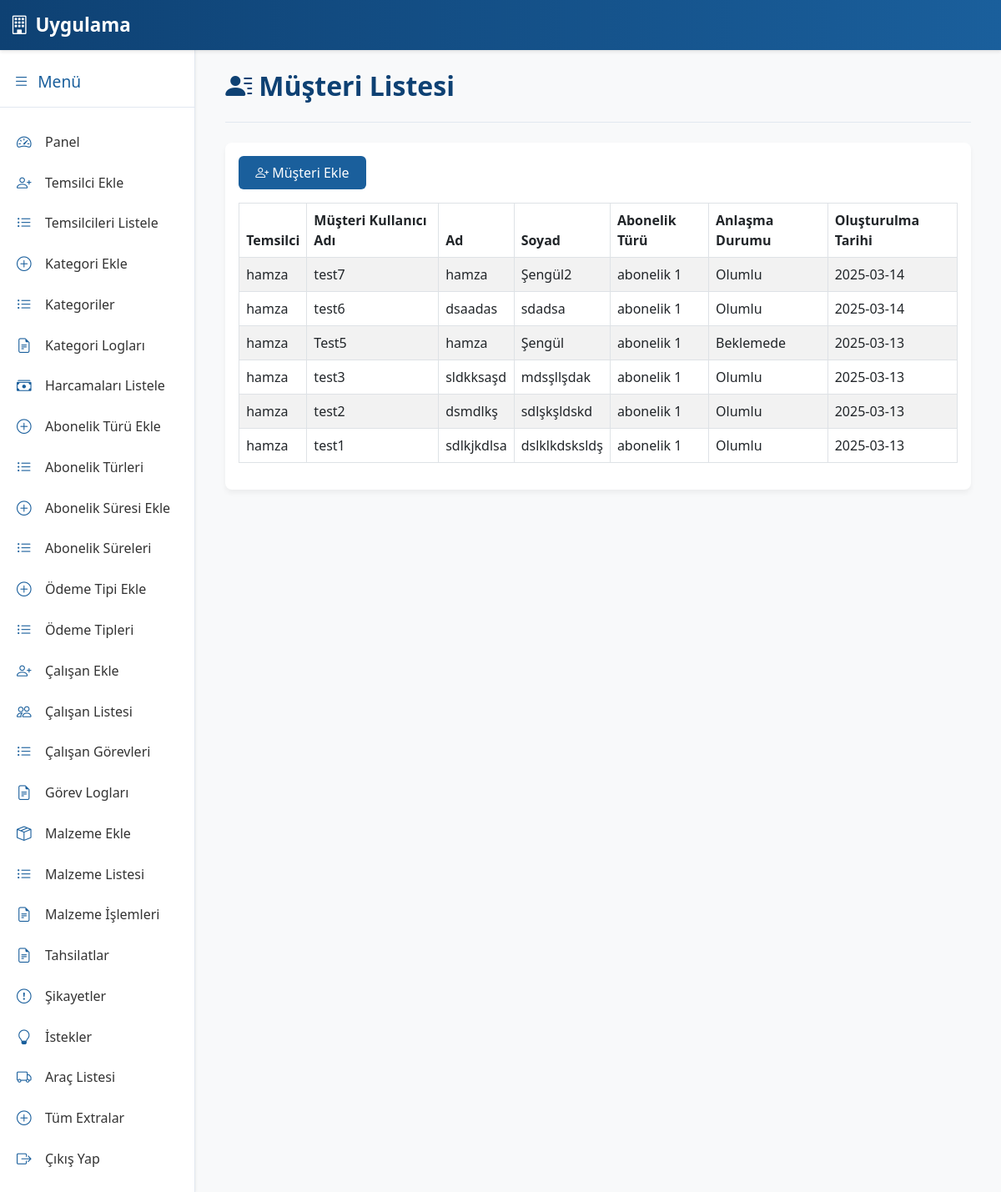
The page /list-customers-admin/ (signed in) on the database its author committed.
### core/models.py (models this page shows, shortened)
class Customer(models.Model):
    AGREEMENT_STATUS_CHOICES = (
    ('beklemede', 'Beklemede'),
    ('olumlu', 'Olumlu'),
    ('olumsuz', 'Olumsuz'),
)
    rep = models.ForeignKey(settings.AUTH_USER_MODEL, on_delete=models.CASCADE,
                            verbose_name="Temsilci")  # Kaydı oluşturan temsilci
    username = models.CharField(max_length=150, unique=True)
    first_name = models.CharField(max_length=150)
    last_name = models.CharField(max_length=150)
    identification = models.CharField(max_length=100, blank=True, null=True, verbose_name="TC/Vergi No")
    tax_office = models.CharField(max_length=150, blank=True, null=True, verbose_name="Vergi Dairesi")
    address = models.TextField()
    subscription_type = models.ForeignKey(SubscriptionType, on_delete=models.SET_NULL, null=True)
    subscription_duration = models.ForeignKey(SubscriptionDuration, on_delete=models.SET_NULL, null=True)
    subscription_start_date = models.DateField()
    payment_type = models.ForeignKey(PaymentType, on_delete=models.SET_NULL, null=True)
    amount = models.DecimalField(max_digits=10, decimal_places=2)
    description = models.TextField(blank=True, null=True)
    agreement_status = models.CharField(max_length=10, choices=AGREEMENT_STATUS_CHOICES)
    created_at = models.DateTimeField(auto_now_add=True)

class User(AbstractUser):
    department = models.CharField(max_length=100, blank=True, null=True)
    LEVEL_CHOICES = (
        (1, 'Kademe 1'),
        (2, 'Kademe 2'),
        (3, 'Kademe 3'),
        (4, 'Kademe 4'),
    )
    level = models.PositiveSmallIntegerField(choices=LEVEL_CHOICES, default=1, blank=True, null=True)

class SubscriptionType(models.Model):
    name = models.CharField(max_length=100)
    description = models.TextField(blank=True, null=True)

### core/views.py (the view)
# urls.py: path('list-customers-admin/', views.list_customers_admin, name='list_customers_admin'),
@login_required
def list_customers_admin(request):
    if not request.user.is_superuser:
        return redirect('home')
    customers = Customer.objects.all().order_by("-created_at")
    rep_username = request.GET.get('rep_username', '')
    customer_username = request.GET.get('customer_username', '')
    subscription_type = request.GET.get('subscription_type', '')
    agreement_status = request.GET.get('agreement_status', '')
    if rep_username:
        customers = customers.filter(rep__username__icontains=rep_username)
    if customer_username:
        customers = customers.filter(username__icontains=customer_username)
    if subscription_type:
        customers = customers.filter(subscription_type__id=subscription_type)
    if agreement_status:
        customers = customers.filter(agreement_status=agreement_status)
    context = {
        'customers': customers,
        'subscription_types': SubscriptionType.objects.all(),
    }
    return render(request, "list_customers_admin.html", context)

### core/templates/list_customers_admin.html (shortened to what this page needs)
{% extends "base.html" %}
{% block content %}
<div class="container">
  <div class="page-header">
    <h2><i class="bi bi-person-lines-fill me-2"></i>Müşteri Listesi</h2>
  </div>
  <div class="card">
    <div class="card-body">
      <a href="{% url 'add_customer' %}" class="btn btn-corporate mb-3">
        <i class="bi bi-person-plus me-1"></i>Müşteri Ekle
      </a>
      <table class="table table-bordered table-striped">
        <thead>
          <tr>
            <th>Temsilci</th>
            <th>Müşteri Kullanıcı Adı</th>
            <th>Ad</th>
            <th>Soyad</th>
            <th>Abonelik Türü</th>
            <th>Anlaşma Durumu</th>
            <th>Oluşturulma Tarihi</th>
          </tr>
        </thead>
        <tbody>
          {% for customer in customers %}
          <tr>
            <td>{{ customer.rep.username }}</td>
            <td>{{ customer.username }}</td>
            <td>{{ customer.first_name }}</td>
            <td>{{ customer.last_name }}</td>
            <td>{{ customer.subscription_type.name }}</td>
            <td>{{ customer.get_agreement_status_display }}</td>
            <td>{{ customer.created_at|date:"Y-m-d" }}</td>
          </tr>
          {% empty %}
          <tr>
            <td colspan="7">Hiç müşteri bulunamadı.</td>
          </tr>
          {% endfor %}
        </tbody>
      </table>
    </div>
  </div>
</div>
{% endblock %}

### core/templates/base.html (style rules this page uses)
:root { --primary-color: #1a5f9c; --primary-light: #2d7cc0; --primary-lighter: #5298d8; --primary-dark: #0e4173; --accent-color: #3498db; --text-light: #ffffff; --text-dark: #333333; --background-light: #f8f9fa; --border-color: #e2e8f0; }
body { background-color: var(--background-light); font-family: 'Segoe UI', Roboto, Arial, sans-serif; }
.btn-corporate { background-color: var(--primary-color); color: var(--text-light); border: none; transition: all 0.3s ease; }
.card { border-radius: 8px; box-shadow: 0 4px 6px rgba(0,0,0,0.05); border: none; margin-bottom: 1.5rem; transition: all 0.3s ease; }
.btn { border-radius: 6px; padding: 0.5rem 1.25rem; font-weight: 500; transition: all 0.3s ease; }
.page-header { margin-bottom: 1.5rem; padding-bottom: 1rem; border-bottom: 1px solid var(--border-color); }
.page-header h2 { color: var(--primary-dark); font-weight: 600; }

### rows shown on the page
Customer: rep.username "hamza", username "test7", first_name "hamza", last_name "Şengül2", subscription_type.name "abonelik 1", agreement_status "Olumlu", created_at "2025-03-14"
Customer: rep.username "hamza", username "test6", first_name "dsaadas", last_name "sdadsa", subscription_type.name "abonelik 1", agreement_status "Olumlu", created_at "2025-03-14"
Customer: rep.username "hamza", username "Test5", first_name "hamza", last_name "Şengül", subscription_type.name "abonelik 1", agreement_status "Beklemede", created_at "2025-03-13"
Customer: rep.username "hamza", username "test3", first_name "sldkksaşd", last_name "mdsşllşdak", subscription_type.name "abonelik 1", agreement_status "Olumlu", created_at "2025-03-13"
Customer: rep.username "hamza", username "test2", first_name "dsmdlkş", last_name "sdlşkşldskd", subscription_type.name "abonelik 1", agreement_status "Olumlu", created_at "2025-03-13"
Customer: rep.username "hamza", username "test1", first_name "sdlkjkdlsa", last_name "dslklkdsksldş", subscription_type.name "abonelik 1", agreement_status "Olumlu", created_at "2025-03-13"
